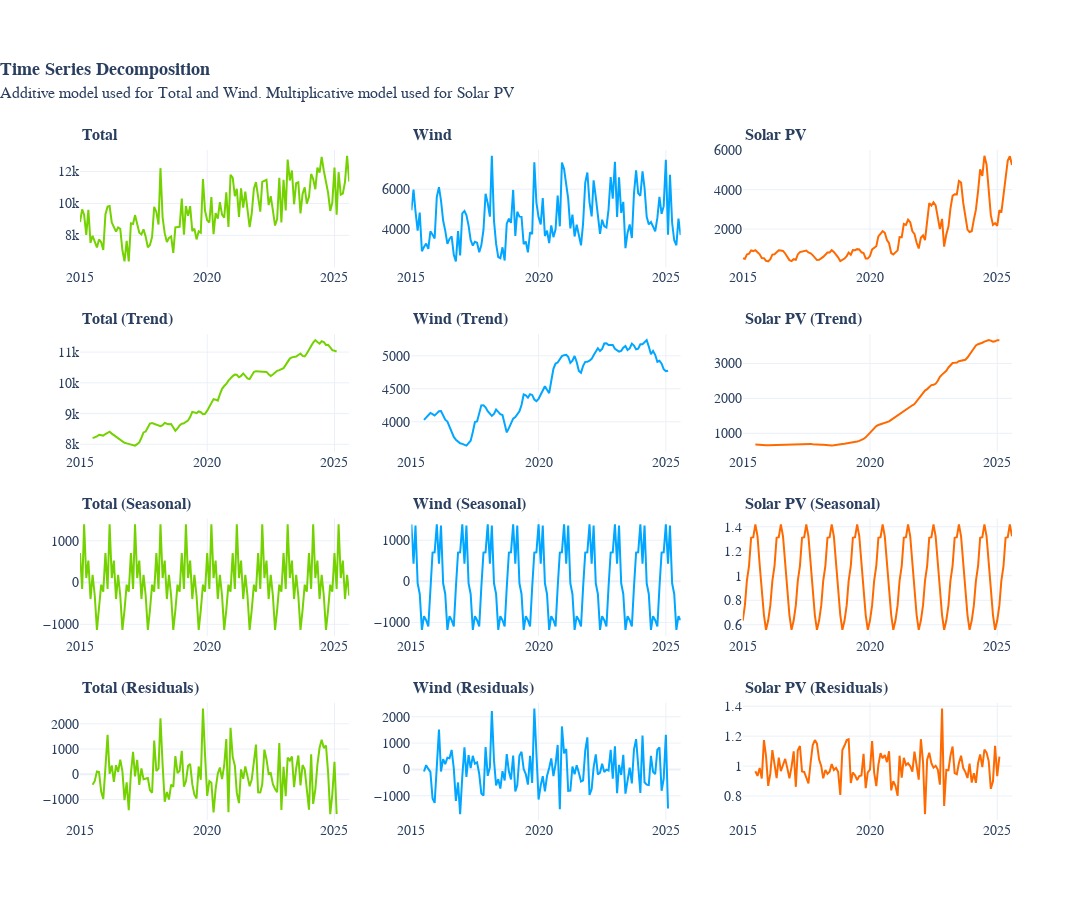

This figure's notebook cell:
### Markdown cell above
___

#### **Decomposition**

### Code cell
# series and models
series_map_d = {
    pros[0]: (df.groupby("date")["energy_sold"].sum(), "additive"),
    pros[1]: (series[pros[1]], "additive"),
    pros[2]: (series[pros[2]], "multiplicative"),
}

# plots
subplot_titles = [
    f"{pros[0]}",
    f"{pros[1]}",
    f"{pros[2]}",
    f"{pros[0]} (Trend)",
    f"{pros[1]} (Trend)",
    f"{pros[2]} (Trend)",
    f"{pros[0]} (Seasonal)",
    f"{pros[1]} (Seasonal)",
    f"{pros[2]} (Seasonal)",
    f"{pros[0]} (Residuals)",
    f"{pros[1]} (Residuals)",
    f"{pros[2]} (Residuals)",
]
fig = make_subplots(
    rows=4,
    cols=3,
    shared_xaxes=False,
    shared_yaxes=False,
    subplot_titles=subplot_titles,
    vertical_spacing=0.1
)
for col, (name, (s,model)) in enumerate(series_map_d.items(), start=1):
    color = colors[col - 1]
    color_mark = colors_marker[col - 1]
    color_shade = colors_shade[col - 1]

    # decomposition
    decomp = seasonal_decompose(s, model = model, period=12)
    trend = decomp.trend
    seasonal = decomp.seasonal
    residual = decomp.resid

    # plot
    fig.add_scatter(x=s.index, y=s, mode="lines", name=name, line=dict(color=color), row=1, col=col)
    fig.add_scatter(x= s.index, y=trend, mode='lines', name= f"{pros[col-1]}", line=dict(color=colors[col-1]), row=2, col=col)  # trend
    fig.add_scatter(x= s.index, y=seasonal, mode='lines', name= f"{pros[col-1]}", line=dict(color=colors[col-1]), row=3, col=col)  # season
    fig.add_scatter(x= s.index, y=residual, mode='lines', name= f"{pros[col-1]}", line=dict(color=colors[col-1]), row=4, col=col)  # residuals

# format plot and subplots
format_subplots(fig,subplot_titles)
format_plot(
    fig,
    "plotly_white",
    900,
    1350,
    "Time Series Decomposition",
    "Additive model used for Total and Wind. Multiplicative model used for Solar PV",
    'Helvetica',
    18
)    
fig.show()
